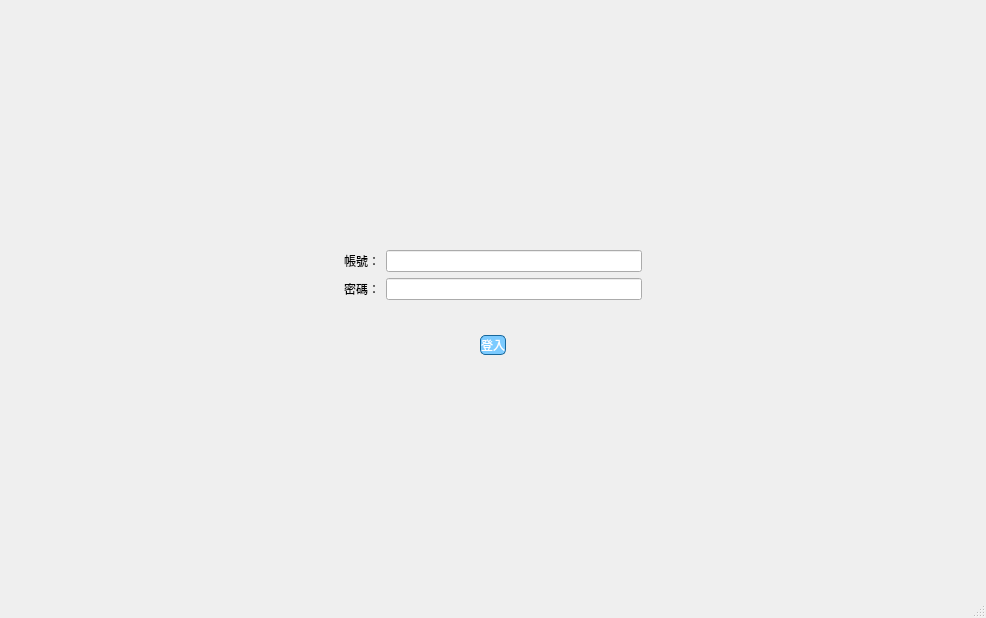
<?xml version="1.0" encoding="UTF-8"?>
<ui version="4.0">
 <class>MainWindow</class>
 <widget class="QMainWindow" name="MainWindow">
  <property name="geometry">
   <rect>
    <x>0</x>
    <y>0</y>
    <width>986</width>
    <height>618</height>
   </rect>
  </property>
  <property name="windowTitle">
   <string>LoginUI</string>
  </property>
  <property name="styleSheet">
   <string notr="true">#centralWidget{
border-image:url(:/images/Login_bg.png); }</string>
  </property>
  <widget class="QWidget" name="centralwidget">
   <layout class="QVBoxLayout" name="verticalLayout">
    <item>
     <spacer name="verticalSpacer_2">
      <property name="orientation">
       <enum>Qt::Orientation::Vertical</enum>
      </property>
      <property name="sizeHint" stdset="0">
       <size>
        <width>20</width>
        <height>40</height>
       </size>
      </property>
     </spacer>
    </item>
    <item>
     <layout class="QHBoxLayout" name="horizontalLayout">
      <property name="leftMargin">
       <number>10</number>
      </property>
      <property name="topMargin">
       <number>10</number>
      </property>
      <property name="rightMargin">
       <number>10</number>
      </property>
      <property name="bottomMargin">
       <number>10</number>
      </property>
      <item>
       <spacer name="horizontalSpacer">
        <property name="orientation">
         <enum>Qt::Orientation::Horizontal</enum>
        </property>
        <property name="sizeHint" stdset="0">
         <size>
          <width>40</width>
          <height>20</height>
         </size>
        </property>
       </spacer>
      </item>
      <item>
       <widget class="QWidget" name="" native="true">
        <property name="styleSheet">
         <string notr="true">#formFrame{
select-color:rgb(85,255,255);
border:1px solid rgb(24,103,155);
border-radius:5px;
background-color:white;}</string>
        </property>
        <layout class="QFormLayout" name="formLayout_2">
         <item row="0" column="0">
          <widget class="QLabel" name="label1">
           <property name="text">
            <string>帳號：</string>
           </property>
          </widget>
         </item>
         <item row="0" column="1">
          <widget class="QLineEdit" name="lineEdit_1">
           <property name="text">
            <string/>
           </property>
          </widget>
         </item>
         <item row="1" column="0">
          <widget class="QLabel" name="label">
           <property name="text">
            <string>密碼：</string>
           </property>
          </widget>
         </item>
         <item row="1" column="1">
          <widget class="QLineEdit" name="lineEdit_2">
           <property name="text">
            <string/>
           </property>
          </widget>
         </item>
        </layout>
       </widget>
      </item>
      <item>
       <spacer name="horizontalSpacer_2">
        <property name="orientation">
         <enum>Qt::Orientation::Horizontal</enum>
        </property>
        <property name="sizeHint" stdset="0">
         <size>
          <width>40</width>
          <height>20</height>
         </size>
        </property>
       </spacer>
      </item>
     </layout>
    </item>
    <item>
     <layout class="QHBoxLayout" name="horizontalLayout_2">
      <property name="leftMargin">
       <number>10</number>
      </property>
      <property name="topMargin">
       <number>10</number>
      </property>
      <property name="rightMargin">
       <number>10</number>
      </property>
      <property name="bottomMargin">
       <number>10</number>
      </property>
      <item>
       <spacer name="horizontalSpacer_3">
        <property name="orientation">
         <enum>Qt::Orientation::Horizontal</enum>
        </property>
        <property name="sizeHint" stdset="0">
         <size>
          <width>40</width>
          <height>20</height>
         </size>
        </property>
       </spacer>
      </item>
      <item>
       <widget class="QPushButton" name="pushButton">
        <property name="styleSheet">
         <string notr="true">border:1px solid rgb(24,103,155);
border-radius:5px;
background-color:rgb(124,203,255);
color:white;</string>
        </property>
        <property name="text">
         <string>登入</string>
        </property>
       </widget>
      </item>
      <item>
       <spacer name="horizontalSpacer_4">
        <property name="orientation">
         <enum>Qt::Orientation::Horizontal</enum>
        </property>
        <property name="sizeHint" stdset="0">
         <size>
          <width>40</width>
          <height>20</height>
         </size>
        </property>
       </spacer>
      </item>
     </layout>
    </item>
    <item>
     <spacer name="verticalSpacer">
      <property name="orientation">
       <enum>Qt::Orientation::Vertical</enum>
      </property>
      <property name="sizeHint" stdset="0">
       <size>
        <width>20</width>
        <height>40</height>
       </size>
      </property>
     </spacer>
    </item>
   </layout>
  </widget>
  <widget class="QMenuBar" name="menubar">
   <property name="geometry">
    <rect>
     <x>0</x>
     <y>0</y>
     <width>986</width>
     <height>21</height>
    </rect>
   </property>
  </widget>
  <widget class="QStatusBar" name="statusbar"/>
 </widget>
 <resources/>
 <connections/>
</ui>
